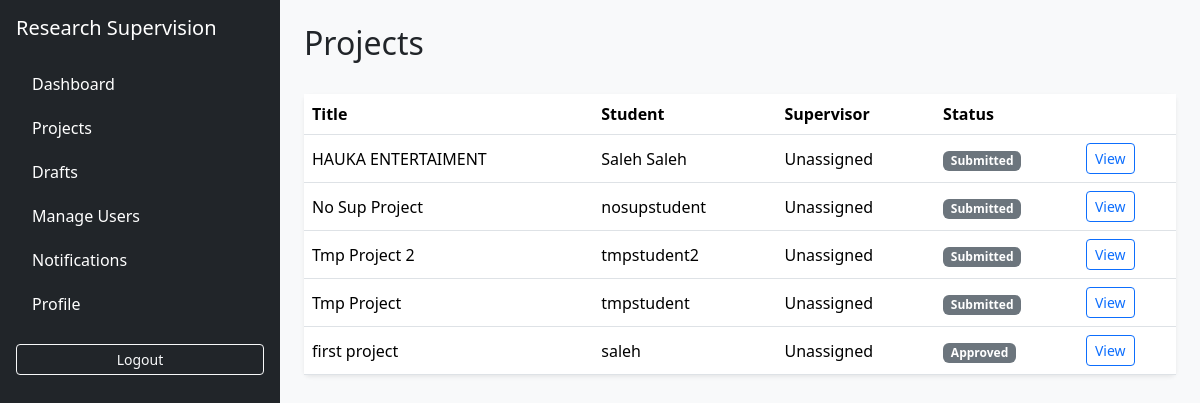
The page /projects/ (signed in) on the database its author committed.
### projects/models.py (models this page shows, shortened)
class ResearchProject(models.Model):
    class Status(models.TextChoices):
        SUBMITTED = 'submitted', 'Submitted'
        UNDER_REVIEW = 'under_review', 'Under Review'
        APPROVED = 'approved', 'Approved'
        REJECTED = 'rejected', 'Rejected'
        COMPLETED = 'completed', 'Completed'
    student = models.ForeignKey(settings.AUTH_USER_MODEL, on_delete=models.CASCADE, related_name='student_projects')
    title = models.CharField(max_length=255, db_index=True)
    abstract = models.TextField()
    keywords = models.CharField(max_length=255, blank=True)
    status = models.CharField(max_length=30, choices=Status.choices, default=Status.SUBMITTED, db_index=True)
    supervisor = models.ForeignKey(settings.AUTH_USER_MODEL, on_delete=models.SET_NULL, null=True, blank=True, related_name='supervised_projects')
    coordinator = models.ForeignKey(settings.AUTH_USER_MODEL, on_delete=models.SET_NULL, null=True, blank=True, related_name='coordinated_projects')
    approval_date = models.DateTimeField(null=True, blank=True)
    deadline = models.DateField(null=True, blank=True)
    created_at = models.DateTimeField(auto_now_add=True, db_index=True)
    updated_at = models.DateTimeField(auto_now=True)
    class Meta:
        ordering = ['-created_at']
        indexes = [
            models.Index(fields=['status', 'created_at']),
            models.Index(fields=['supervisor', 'status']),
        ]
    def get_absolute_url(self):
        return reverse('projects:detail', kwargs={'pk': self.pk})

### accounts/models.py (models this page shows)
class User(AbstractUser):
    class Roles(models.TextChoices):
        STUDENT = 'student', 'Student'
        SUPERVISOR = 'supervisor', 'Supervisor'
        COORDINATOR = 'coordinator', 'Coordinator/Admin'
    role = models.CharField(max_length=20, choices=Roles.choices, default=Roles.STUDENT, db_index=True)
    department = models.CharField(max_length=120, blank=True)
    student_id = models.CharField(max_length=50, blank=True, unique=True, null=True)
    staff_id = models.CharField(max_length=50, blank=True, unique=True, null=True)
    phone = models.CharField(max_length=30, blank=True)
    is_verified = models.BooleanField(default=False)
    created_at = models.DateTimeField(auto_now_add=True)
    updated_at = models.DateTimeField(auto_now=True)
    @property
    def is_student(self):
        return self.role == self.Roles.STUDENT
    @property
    def is_supervisor(self):
        return self.role == self.Roles.SUPERVISOR
    @property
    def is_coordinator(self):
        return self.role == self.Roles.COORDINATOR or self.is_staff

### projects/views.py (the view)
# urls.py: path('', ProjectListView.as_view(), name='list'),
class ProjectListView(LoginRequiredMixin, ListView):
    model = ResearchProject
    template_name = 'projects/project_list.html'
    context_object_name = 'projects'
    def get_queryset(self):
        queryset = ResearchProject.objects.select_related('student', 'supervisor', 'coordinator')
        user = self.request.user
        if user.is_student:
            return queryset.filter(student=user)
        if user.is_supervisor:
            return queryset.filter(supervisor=user)
        return queryset

### templates/projects/project_list.html (shortened to what this page needs)
{% extends 'base.html' %}
{% block content %}
<div class="d-flex justify-content-between align-items-center mb-4"><h2>Projects</h2>{% if user.is_student %}<a class="btn btn-primary" href="{% url 'projects:create' %}">Submit Topic</a>{% endif %}</div>
<div class="card border-0 shadow-sm"><div class="table-responsive"><table class="table table-hover mb-0"><thead><tr><th>Title</th><th>Student</th><th>Supervisor</th><th>Status</th><th></th></tr></thead><tbody>{% for project in projects %}<tr><td>{{ project.title }}</td><td>{{ project.student.get_full_name|default:project.student.username }}</td><td>{{ project.supervisor|default:'Unassigned' }}</td><td><span class="badge bg-secondary">{{ project.get_status_display }}</span></td><td><a href="{{ project.get_absolute_url }}" class="btn btn-sm btn-outline-primary">View</a></td></tr>{% empty %}<tr><td colspan="5" class="text-center py-4">No projects found.</td></tr>{% endfor %}</tbody></table></div></div>
{% endblock %}

### templates/base.html (shortened to what this page needs)
{% load static %}
<!doctype html>
<html lang="en">
<head>
    <link href="https://cdn.jsdelivr.net/npm/bootstrap@5.3.3/dist/css/bootstrap.min.css" rel="stylesheet">
    <link href="{% static 'css/app.css' %}" rel="stylesheet">
</head>
<body>
<div class="d-flex min-vh-100">
    {% if user.is_authenticated %}{% include 'partials/sidebar.html' %}{% endif %}
    <main class="flex-grow-1 p-4 bg-light">
        {% block content %}{% endblock %}
    </main>
</div>
</body>
</html>

### templates/partials/sidebar.html (shortened to what this page needs)
<aside class="sidebar bg-dark text-white p-3">
    <h5 class="mb-4">Research Supervision</h5>
    <nav class="nav flex-column gap-1">
        <a class="nav-link text-white" href="{% url 'dashboard:index' %}">Dashboard</a>
        <a class="nav-link text-white" href="{% url 'projects:list' %}">Projects</a>
        <a class="nav-link text-white" href="{% url 'drafts:list' %}">Drafts</a>
        {% if user.is_coordinator %}<a class="nav-link text-white" href="{% url 'accounts:user_management' %}">Manage Users</a>{% endif %}
        <a class="nav-link text-white" href="{% url 'notifications:list' %}">Notifications</a>
        <a class="nav-link text-white" href="{% url 'accounts:profile' %}">Profile</a>
        <form method="post" action="{% url 'accounts:logout' %}" class="mt-3">{% csrf_token %}<button class="btn btn-outline-light btn-sm w-100">Logout</button></form>
    </nav>
</aside>

### static/css/app.css (style rules this page uses)
body { font-family: system-ui, -apple-system, BlinkMacSystemFont, "Segoe UI", sans-serif; }
.sidebar { width: 280px; min-height: 100vh; position: sticky; top: 0; }
.table td, .table th { vertical-align: middle; }

### rows shown on the page
ResearchProject: title "HAUKA ENTERTAIMENT", student.get_full_name "Saleh Saleh", supervisor "Unassigned", status "Submitted"
ResearchProject: title "No Sup Project", student.get_full_name "nosupstudent", supervisor "Unassigned", status "Submitted"
ResearchProject: title "Tmp Project 2", student.get_full_name "tmpstudent2", supervisor "Unassigned", status "Submitted"
ResearchProject: title "Tmp Project", student.get_full_name "tmpstudent", supervisor "Unassigned", status "Submitted"
ResearchProject: title "first project", student.get_full_name "saleh", supervisor "Unassigned", status "Approved"
